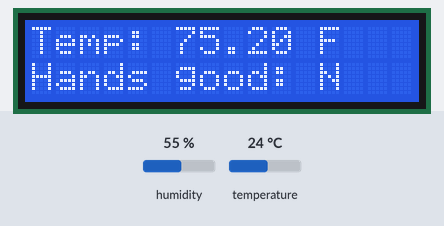
Simulated run of this sketch. Board: Arduino Nano, built with avr-gcc and run on an emulated ATmega328P. Shown: 16×2 character LCD. The inputs (shaded band) are chosen by the test bench; at power-on: temperature 24 °C, humidity 55 %.

Above: at 1.2 s.
1.3 s: temperature set to 12 °C
At 2.4 s:
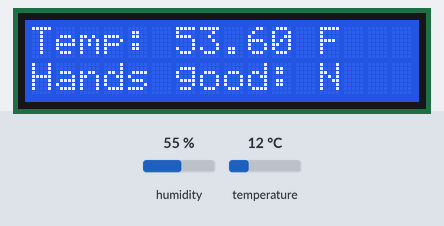
4.0 s: temperature set to 19 °C
At 4.9 s:
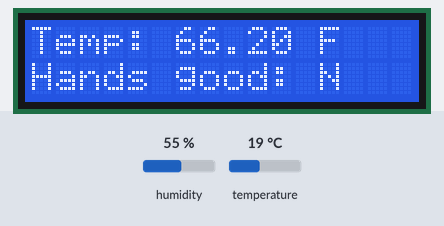
6.7 s: temperature set to 28 °C
At 8.8 s:
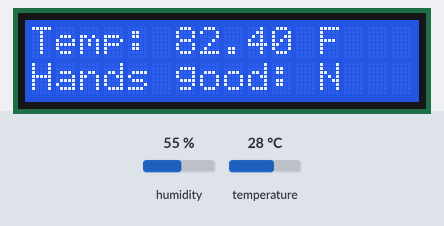
Timing chart, 0 to 10.3 s (numbered marks = the images above; inputs shaded):
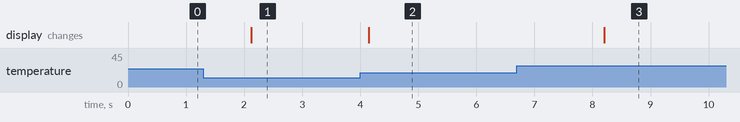

The sketch:

lcd_test.ino
```cpp
/*
 * https://www.arduino.cc/en/Reference/LiquidCrystal
 *
 * This program is a way to test the LCD screen. Wire the LCD as follows, for left to right:
 *
 *  VSS: ground
 *  VDD: +5v
 *  V0: middle pin of potentiometer - controls contrast
 *  RS: pin 12  - register select
 *  RW: ground - this is read/write
 *  E: pin 11 - this is enable
 *  D0 through D3: disconnected
 *  D4: 5
 *  D5: 4
 *  D6: 3
 *  D7: 2
 *  A: 330 ohm resistor, then to +5v - this is the anode
 *  K: ground - this is the cathode
 *
 *  Temp sensor:
 *  left pin: goes to arduino board pin (I chose A7)
 *  Middle pin: +5v
 *  Right pin: ground
 *
 *  Note that the register select, enable, and data pins can be set to other pin locations. Just be sure to make the variable
 *  assignments match their locations.
 *
 *
 */
#include "DHT.h"
#include <LiquidCrystal.h>

#define DHT11_PIN A7  // set this value to whatever board pin your DHT data line is plugged into
DHT tempSensor(DHT11_PIN, DHT11);

// initialize the library by associating any needed LCD interface pin
// with the arduino pin number it is connected to
const int reg_sel = 12, en = 11, d4 = 5, d5 = 4, d6 = 3, d7 = 2;

float temperature = 0.0;
LiquidCrystal lcd(reg_sel, en, d4, d5, d6, d7);

void setup()
{
  // set up the LCD's number of columns and rows:
  lcd.begin(16, 2);

  tempSensor.begin(); // start collecting temperature data

  displayTemperature(); // displays current temperature to the top line of the LCD

  // set the cursor to column 0, line 1(note: line 1 is the second row, since counting begins with 0):
  lcd.setCursor(0, 1);

  // print the number of seconds since reset:
  char handPos = 'N';
  lcd.print("Hands good: ");
  lcd.print(handPos);
}

void loop()
{
  displayTemperature();
  delay(1000);
}

void displayTemperature()
{ // displays current temperature to the top line of the LCDv
  lcd.setCursor(0, 0);  // set cursor to column 0, row 0 (leftmost bit of top row)
  temperature = tempSensor.readTemperature(true); // This will read temperature as Fahrenheit. To read temp as Celsius, remove the "true" argument

  lcd.print("Temp: ");
  lcd.print(temperature);
  lcd.print(" F");  // or "C" if temp is displayed in Celsius
}
```

Measured:
- after the input at 1.3 s, the display: changes after 0.82 s (image 1)
- after the input at 4.0 s, the display: changes after 0.15 s (image 2)
- after the input at 6.7 s, the display: changes after 1.5 s (image 3)
